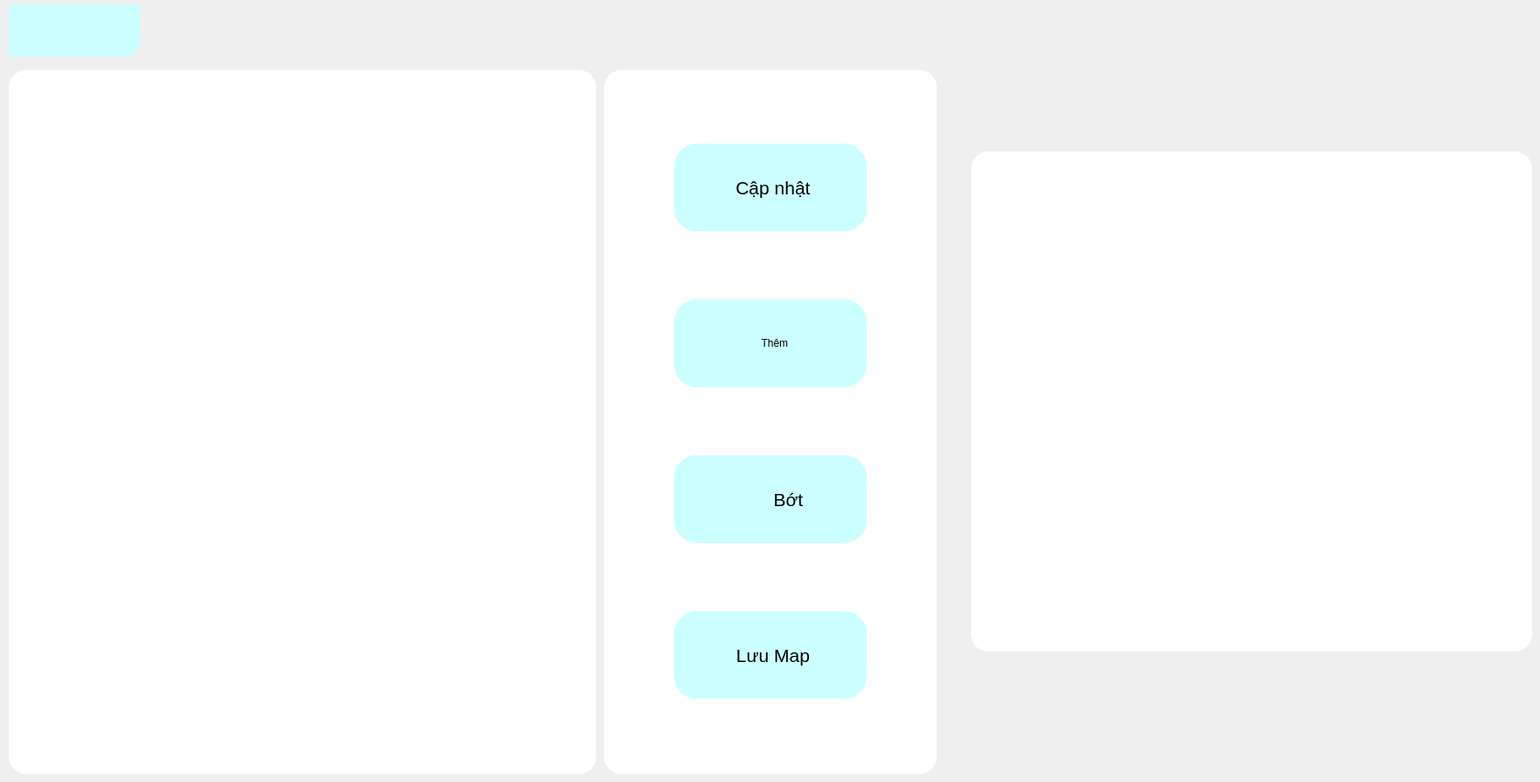
     <widget class="QWidget" name="page">
      <widget class="QFrame" name="frame_3">
       <property name="geometry">
        <rect>
         <x>10</x>
         <y>80</y>
         <width>671</width>
         <height>804</height>
        </rect>
       </property>
       <property name="styleSheet">
        <string notr="true">border: 3px solid rgb(255, 255, 255);
background-color: rgb(255, 255, 255);
border-radius: 20px;</string>
       </property>
       <property name="frameShape">
        <enum>QFrame::StyledPanel</enum>
       </property>
       <property name="frameShadow">
        <enum>QFrame::Raised</enum>
       </property>
       <widget class="QPushButton" name="Button_RIGHT">
        <property name="geometry">
         <rect>
          <x>460</x>
          <y>240</y>
          <width>150</width>
          <height>150</height>
         </rect>
        </property>
        <property name="minimumSize">
         <size>
          <width>150</width>
          <height>150</height>
         </size>
        </property>
        <property name="maximumSize">
         <size>
          <width>150</width>
          <height>150</height>
         </size>
        </property>
        <property name="styleSheet">
         <string notr="true">QPushButton#Button_RIGHT{
    border-radius: 5px;
	font: 75 9pt &quot;MS Shell Dlg 2&quot;;
	border: 3px solid rgb(255, 255, 255);
background-color: rgb(255, 255, 255);
	border: none;
}



QPushButton#Button_RIGHT:pressed{
padding-left :5px;
padding-top :5px;


}

</string>
        </property>
        <property name="text">
         <string/>
        </property>
        <property name="icon">
         <iconset>
          <normaloff>../../../backup_robot_tieptan/letan_10062024/phai_20_09.png</normaloff>../../../backup_robot_tieptan/letan_10062024/phai_20_09.png</iconset>
        </property>
        <property name="iconSize">
         <size>
          <width>140</width>
          <height>140</height>
         </size>
        </property>
       </widget>
       <widget class="QPushButton" name="Button_UP">
        <property name="geometry">
         <rect>
          <x>259</x>
          <y>63</y>
          <width>150</width>
          <height>150</height>
         </rect>
        </property>
        <property name="minimumSize">
         <size>
          <width>150</width>
          <height>150</height>
         </size>
        </property>
        <property name="maximumSize">
         <size>
          <width>150</width>
          <height>150</height>
         </size>
        </property>
        <property name="styleSheet">
         <string notr="true">QPushButton#Button_UP{
    border-radius: 5px;
	font: 75 9pt &quot;MS Shell Dlg 2&quot;;
	border: 3px solid rgb(255, 255, 255);
background-color: rgb(255, 255, 255);
	border:none;
	
}

QPushButton#Button_UP:pressed{
padding-left :5px;
padding-top :5px;


}
QPushButton#Button_UP:checked {
background-color: rgb(58, 192, 255);

}
</string>
        </property>
        <property name="text">
         <string/>
        </property>
        <property name="icon">
         <iconset>
          <normaloff>../../../backup_robot_tieptan/letan_10062024/muitenlen_20_09.png</normaloff>../../../backup_robot_tieptan/letan_10062024/muitenlen_20_09.png</iconset>
        </property>
        <property name="iconSize">
         <size>
          <width>140</width>
          <height>140</height>
         </size>
        </property>
       </widget>
       <widget class="QPushButton" name="Button_DOWN">
        <property name="geometry">
         <rect>
          <x>259</x>
          <y>475</y>
          <width>150</width>
          <height>150</height>
         </rect>
        </property>
        <property name="minimumSize">
         <size>
          <width>150</width>
          <height>150</height>
         </size>
        </property>
        <property name="maximumSize">
         <size>
          <width>150</width>
          <height>150</height>
         </size>
        </property>
        <property name="styleSheet">
         <string notr="true">QPushButton#Button_DOWN{
    border-radius: 5px;
	font: 75 9pt &quot;MS Shell Dlg 2&quot;;
	border: 3px solid rgb(255, 255, 255);
background-color: rgb(255, 255, 255);
	border: none;
}



QPushButton#Button_DOWN:pressed{
padding-left :5px;
padding-top :5px;


}

</string>
        </property>
        <property name="text">
         <string/>
        </property>
        <property name="icon">
         <iconset>
          <normaloff>../../../backup_robot_tieptan/letan_10062024/pnd_down_21_09.png</normaloff>../../../backup_robot_tieptan/letan_10062024/pnd_down_21_09.png</iconset>
        </property>
        <property name="iconSize">
         <size>
          <width>140</width>
          <height>140</height>
         </size>
        </property>
       </widget>
       <widget class="QPushButton" name="Button_STOP">
        <property name="geometry">
         <rect>
          <x>259</x>
          <y>269</y>
          <width>150</width>
          <height>150</height>
         </rect>
        </property>
        <property name="minimumSize">
         <size>
          <width>150</width>
          <height>150</height>
         </size>
        </property>
        <property name="maximumSize">
         <size>
          <width>150</width>
          <height>150</height>
         </size>
        </property>
        <property name="styleSheet">
         <string notr="true">QPushButton#Button_STOP{
    border-radius: 5px;
	font: 75 9pt &quot;MS Shell Dlg 2&quot;;
border: 3px solid rgb(255, 255, 255);
background-color: rgb(255, 255, 255);
	border: none;
}



QPushButton#Button_STOP:pressed{
padding-left :5px;
padding-top :5px;


}

</string>
        </property>
        <property name="text">
         <string/>
        </property>
        <property name="icon">
         <iconset>
          <normaloff>../../../backup_robot_tieptan/letan_10062024/circle_21_09.png</normaloff>../../../backup_robot_tieptan/letan_10062024/circle_21_09.png</iconset>
        </property>
        <property name="iconSize">
         <size>
          <width>140</width>
          <height>140</height>
         </size>
        </property>
       </widget>
       <widget class="QPushButton" name="Button_LEFT">
        <property name="geometry">
         <rect>
          <x>58</x>
          <y>269</y>
          <width>150</width>
          <height>150</height>
         </rect>
        </property>
        <property name="minimumSize">
         <size>
          <width>150</width>
          <height>150</height>
         </size>
        </property>
        <property name="maximumSize">
         <size>
          <width>150</width>
          <height>150</height>
         </size>
        </property>
        <property name="styleSheet">
         <string notr="true">QPushButton#Button_LEFT{
    border-radius: 5px;
	font: 75 9pt &quot;MS Shell Dlg 2&quot;;
	border: 3px solid rgb(255, 255, 255);
background-color: rgb(255, 255, 255);
	border: none;
}



QPushButton#Button_LEFT:pressed{
padding-left :5px;
padding-top :5px;


}

</string>
        </property>
        <property name="text">
         <string/>
        </property>
        <property name="icon">
         <iconset>
          <normaloff>../../../backup_robot_tieptan/letan_10062024/trai_20_09.png</normaloff>../../../backup_robot_tieptan/letan_10062024/trai_20_09.png</iconset>
        </property>
        <property name="iconSize">
         <size>
          <width>140</width>
          <height>140</height>
         </size>
        </property>
       </widget>
       <widget class="QLabel" name="label_6">
        <property name="geometry">
         <rect>
          <x>50</x>
          <y>680</y>
          <width>71</width>
          <height>61</height>
         </rect>
        </property>
        <property name="styleSheet">
         <string notr="true">background-color: rgb(255, 255, 255);
border:none;</string>
        </property>
        <property name="text">
         <string/>
        </property>
        <property name="pixmap">
         <pixmap>../../../backup_robot_tieptan/letan_10062024/xoafotn_velocyty.png</pixmap>
        </property>
        <property name="scaledContents">
         <bool>true</bool>
        </property>
       </widget>
      </widget>
      <widget class="QFrame" name="frame_5">
       <property name="geometry">
        <rect>
         <x>690</x>
         <y>80</y>
         <width>380</width>
         <height>804</height>
        </rect>
       </property>
       <property name="styleSheet">
        <string notr="true">border: 3px solid rgb(255, 255, 255);
background-color: rgb(255, 255, 255);
border-radius: 20px;</string>
       </property>
       <property name="frameShape">
        <enum>QFrame::StyledPanel</enum>
       </property>
       <property name="frameShadow">
        <enum>QFrame::Raised</enum>
       </property>
       <layout class="QGridLayout" name="gridLayout_5">
        <item row="0" column="0">
         <widget class="QPushButton" name="Button_capnhat">
          <property name="minimumSize">
           <size>
            <width>220</width>
            <height>100</height>
           </size>
          </property>
          <property name="maximumSize">
           <size>
            <width>220</width>
            <height>100</height>
           </size>
          </property>
          <property name="font">
           <font>
            <family>MS Shell Dlg 2</family>
            <pointsize>16</pointsize>
            <weight>9</weight>
            <italic>false</italic>
            <bold>false</bold>
           </font>
          </property>
          <property name="styleSheet">
           <string notr="true">QPushButton#Button_capnhat
{
    border-radius: 25px;
	font: 75 16pt &quot;MS Shell Dlg 2&quot;;
	border: 1px solid #CCFFFF;
	background-color: #CCFFFF;

}

QPushButton#Button_capnhat:pressed{
padding-left :2px;
padding-top :2px;

	background-color:  #0e71aa;
}
QPushButton#Button_capnhat:checked {
background-color:  #0e71aa;

}
</string>
          </property>
          <property name="text">
           <string> Cập nhật</string>
          </property>
          <property name="icon">
           <iconset>
            <normaloff>icon/refresh.png</normaloff>icon/refresh.png</iconset>
          </property>
          <property name="iconSize">
           <size>
            <width>50</width>
            <height>50</height>
           </size>
          </property>
         </widget>
        </item>
        <item row="4" column="0">
         <widget class="QPushButton" name="Button_luuMap">
          <property name="minimumSize">
           <size>
            <width>220</width>
            <height>100</height>
           </size>
          </property>
          <property name="maximumSize">
           <size>
            <width>220</width>
            <height>100</height>
           </size>
          </property>
          <property name="font">
           <font>
            <family>MS Shell Dlg 2</family>
            <pointsize>16</pointsize>
            <weight>9</weight>
            <italic>false</italic>
            <bold>false</bold>
           </font>
          </property>
          <property name="styleSheet">
           <string notr="true">QPushButton#Button_luuMap{
     border-radius: 25px;
	font: 75 16pt &quot;MS Shell Dlg 2&quot;;
	border: 1px solid #CCFFFF;
	background-color: #CCFFFF;

}

QPushButton#Button_luuMap:pressed{
padding-left :2px;
padding-top :2px;

	background-color: rgb(58, 192, 240);
}
QPushButton#Button_luuMap:checked {
background-color: rgb(58, 192, 255);

}
</string>
          </property>
          <property name="text">
           <string> Lưu Map</string>
          </property>
          <property name="icon">
           <iconset>
            <normaloff>icon/location.png</normaloff>icon/location.png</iconset>
          </property>
          <property name="iconSize">
           <size>
            <width>50</width>
            <height>50</height>
           </size>
          </property>
         </widget>
        </item>
        <item row="2" column="0">
         <widget class="QPushButton" name="Button_xoa">
          <property name="minimumSize">
           <size>
            <width>220</width>
            <height>100</height>
           </size>
          </property>
          <property name="maximumSize">
           <size>
            <width>220</width>
            <height>100</height>
           </size>
          </property>
          <property name="font">
           <font>
            <family>MS Shell Dlg 2</family>
            <pointsize>16</pointsize>
            <weight>9</weight>
            <italic>false</italic>
            <bold>false</bold>
           </font>
          </property>
          <property name="layoutDirection">
           <enum>Qt::LeftToRight</enum>
          </property>
          <property name="styleSheet">
           <string notr="true">QPushButton#Button_xoa
{
    border-radius: 25px;
	font: 75 16pt &quot;MS Shell Dlg 2&quot;;
	border: 1px solid #CCFFFF;
	background-color: #CCFFFF;

}

QPushButton#Button_xoa:pressed{
padding-left :2px;
padding-top :2px;

	background-color:  #0e71aa;
}
QPushButton#Button_xoa:checked {
background-color:  #0e71aa;

}
</string>
          </property>
          <property name="text">
           <string>       Bớt</string>
          </property>
          <property name="icon">
           <iconset>
            <normaloff>icon/minus.png</normaloff>icon/minus.png</iconset>
          </property>
          <property name="iconSize">
           <size>
            <width>50</width>
            <height>50</height>
           </size>
          </property>
         </widget>
        </item>
        <item row="1" column="0">
         <widget class="QPushButton" name="Button_add">
          <property name="minimumSize">
           <size>
            <width>220</width>
            <height>100</height>
           </size>
          </property>
          <property name="maximumSize">
           <size>
            <width>220</width>
            <height>100</height>
           </size>
          </property>
          <property name="styleSheet">
           <string notr="true">QPushButton#Button_add
{
    border-radius: 25px;
	font: 75 16pt &quot;MS Shell Dlg 2&quot;;
	border: 1px solid #CCFFFF;
	background-color: #CCFFFF;

}

QPushButton#Button_add:pressed{
padding-left :2px;
padding-top :2px;

	background-color:  #0e71aa;
}
QPushButton#Button_add:checked {
background-color:  #0e71aa;

}
</string>
          </property>
          <property name="text">
           <string>    Thêm </string>
          </property>
          <property name="icon">
           <iconset>
            <normaloff>icon/add.png</normaloff>icon/add.png</iconset>
          </property>
          <property name="iconSize">
           <size>
            <width>50</width>
            <height>50</height>
           </size>
          </property>
         </widget>
        </item>
       </layout>
      </widget>
      <widget class="QListWidget" name="listWidget_dsban">
       <property name="geometry">
        <rect>
         <x>1109</x>
         <y>173</y>
         <width>641</width>
         <height>571</height>
        </rect>
       </property>
       <property name="styleSheet">
        <string notr="true">font: 30pt &quot;MS Shell Dlg 2&quot;;
border: 3px solid rgb(255, 255, 255);
background-color: rgb(255, 255, 255);
border-radius: 20px;</string>
       </property>
      </widget>
      <widget class="QPushButton" name="Button_Quaylai_2">
       <property name="geometry">
        <rect>
         <x>10</x>
         <y>5</y>
         <width>150</width>
         <height>60</height>
        </rect>
       </property>
       <property name="minimumSize">
        <size>
         <width>20</width>
         <height>20</height>
        </size>
       </property>
       <property name="maximumSize">
        <size>
         <width>190</width>
         <height>60</height>
        </size>
       </property>
       <property name="autoFillBackground">
        <bool>false</bool>
       </property>
       <property name="styleSheet">
        <string notr="true">QPushButton#Button_Quaylai_2{
   	border-bottom-right-radius :20px;
	font: 75 17pt &quot;MS Shell Dlg 2&quot;;
	
	/*border: 3px solid rgb(230, 230, 230);*/
	color: rgb(0, 0, 0);
	
	background-color: rgb(220, 220, 220);
	background-color: #CCFFFF;

}
QPushButton#Button_Quaylai_2:pressed{
padding-left :2px;
padding-top :2px;

	background-color: #0e71aa;
}
</string>
       </property>
       <property name="text">
        <string/>
       </property>
       <property name="icon">
        <iconset>
         <normaloff>icon/back.png</normaloff>icon/back.png</iconset>
       </property>
       <property name="iconSize">
        <size>
         <width>50</width>
         <height>50</height>
        </size>
       </property>
      </widget>
     </widget>
